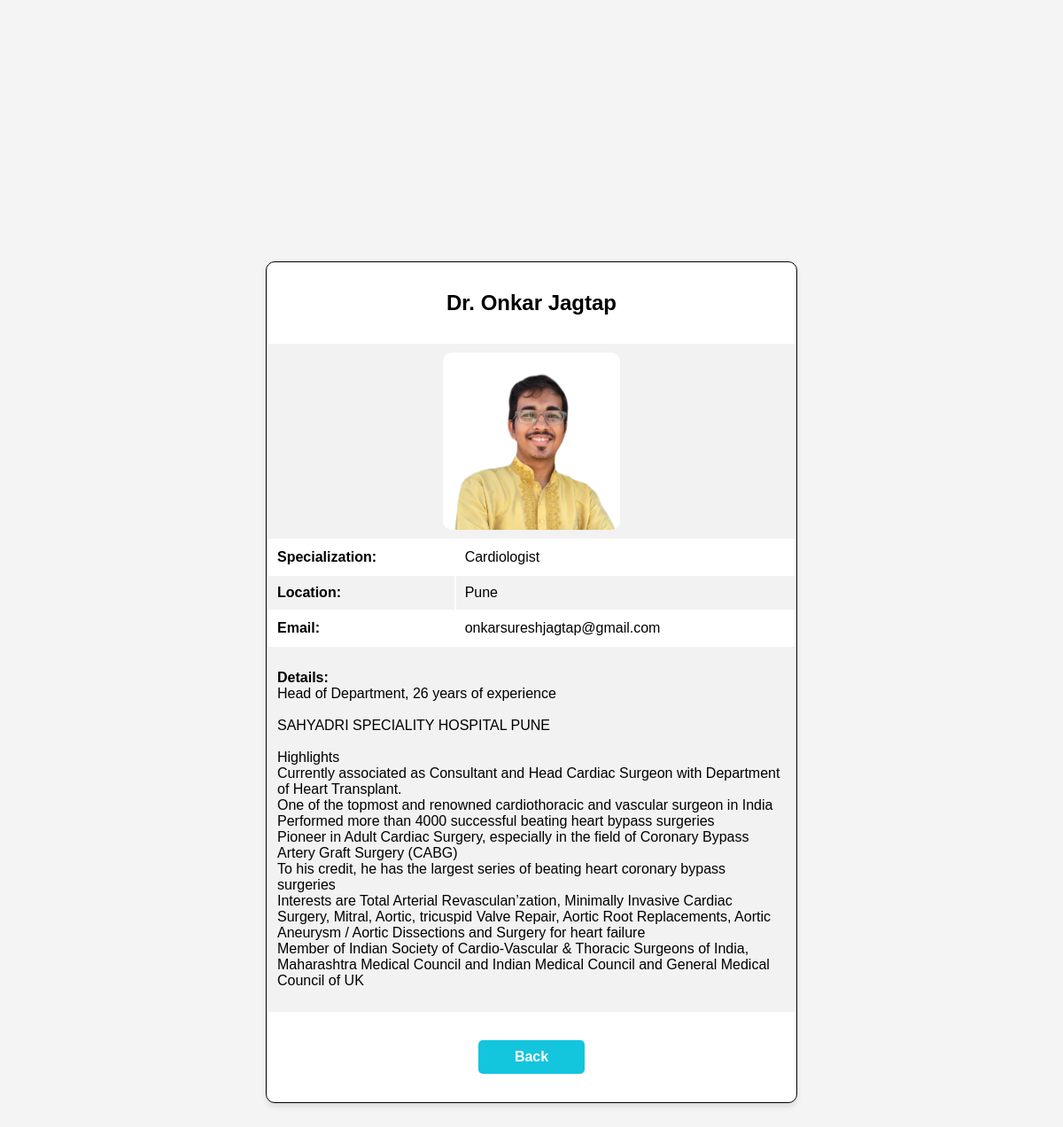
Page /doctor/1/ on the committed database.
### app1/models.py (models this page shows, shortened)
class Doctor(models.Model):
    user = models.OneToOneField(User, on_delete=models.CASCADE, null=True, blank=True)
    first_name = models.CharField(max_length=30, default='')
    last_name = models.CharField(max_length=30, default='')
    email = models.EmailField()
    specialization = models.CharField(max_length=100, default='')
    location = models.CharField(max_length=100, default='')
    details = models.TextField(default='')
    profile_picture = models.ImageField(upload_to='doctor_profile_pics/', null=True, blank=True)

### app1/views.py (the view)
# urls.py: path('doctor/<int:doctor_id>/', doctor_detail, name='doctor_detail'),
def doctor_detail(request, doctor_id):
    doctor = get_object_or_404(Doctor, id=doctor_id)
    context = {'doctor': doctor}
    return render(request, 'doctor_detail.html', context)

### templates/doctor_detail.html (shortened to what this page needs)
<!DOCTYPE html>
<html lang="en">
<head>
  <link href="/static/css/doctor_detail.css" rel="stylesheet">
</head>
<body>
  <div class="container">
    <table>
      <tr>
        <td colspan="2">
          <h2 class="drname">Dr. {{ doctor.first_name }} {{ doctor.last_name }}</h2>
        </td>
      </tr>
      <tr>
        <td colspan="2">
          <img src="{{ doctor.profile_picture.url }}" alt="Profile Picture">
        </td>
      </tr>
      <tr>
        <td><strong>Specialization:</strong></td>
        <td>{{ doctor.specialization }}</td>
      </tr>
      <tr>
        <td><strong>Location:</strong></td>
        <td>{{ doctor.location }}</td>
      </tr>
      <tr>
        <td><strong>Email:</strong></td>
        <td>{{ doctor.email }}</td>
      </tr>
      <tr>
        <td colspan="2">
          <p><strong>Details:</strong><br>{{ doctor.details|linebreaksbr }}</p>
        </td>
      </tr>
      <tr>
        <td colspan="2">
          <a href="{% url 'home' %}" class="back-btn">Back</a>
        </td>
      </tr>
    </table>
  </div>
</body>
</html>

### static/css/doctor_detail.css (style rules this page uses)
body { font-family: Arial, sans-serif; background-color: #f4f4f4; padding: 0; box-sizing: border-box; }
.drname { text-align: center; }
.container { display: flex; justify-content: center; align-items: center; height: 180vh; margin-top: 50px; }
table { width: 600px; background-color: #fff; border-radius: 10px; box-shadow: 0 4px 6px rgba(0, 0, 0, 0.1); border: 1px solid black; }
table tr:nth-child(even) { background-color: #f2f2f2; }
table td { padding: 10px; }
img { display: block; margin: 0 auto; max-width: 100%; max-height: 200px; border-radius: 10px; }
.back-btn { display: block; width: 100px; margin: 20px auto; padding: 10px; text-align: center; background-color: #13c5dd; color: #fff; text-decoration: none; border-radius: 5px; font-weight: 700; transition: 0.5s; }

### rows in the picture
Doctor: first_name "Onkar", last_name "Jagtap", profile_picture (picture), specialization "Cardiologist", location "Pune", email "onkarsureshjagtap@gmail.com", details "Head of Department, 26 years of experience SAHYADRI SPECIALITY HOSPITAL PUNE Highlights Currently associated as Consultant and Head Cardiac Surgeon with Department of Heart Transplant. One of the topmost and renowned cardiothoracic and vascular surgeon in India Performed more than 4000 successful beating heart bypass surgeries Pioneer in Adult Cardiac Surgery, especially in the field of Coronary Bypass Artery Graft Surgery (CABG) To his credit, he has the largest series of beating heart coronary bypass surgeries Interests are Total Arterial Revasculan’zation, Minimally Invasive Cardiac Surgery, Mitral, Aortic, tricuspid Valve Repair, Aortic Root Replacements, Aortic Aneurysm / Aortic…"
